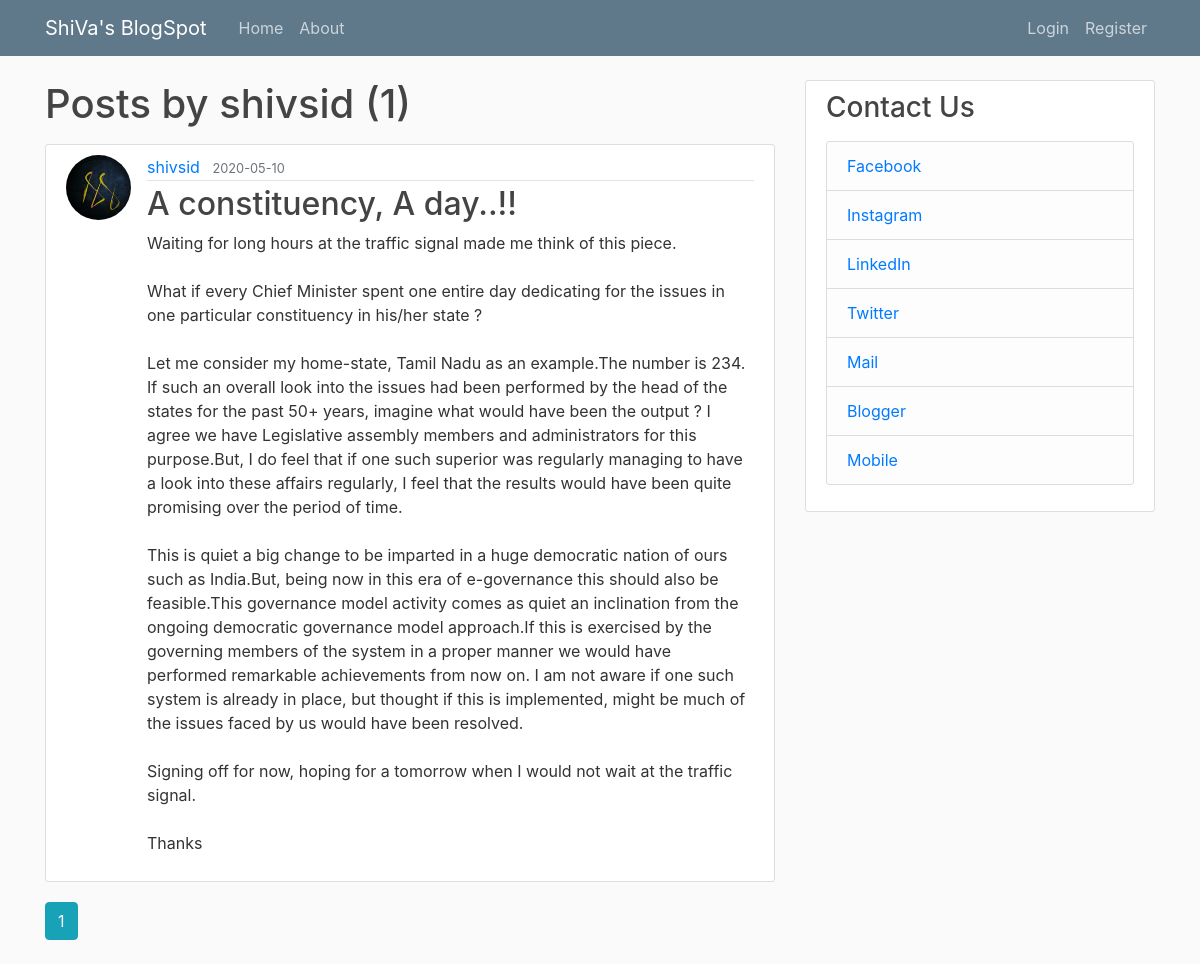
Page /user/shivsid on the committed database.
### flaskblog/models.py (models this page shows, shortened)
class User(db.Model,UserMixin):
    id=db.Column(db.Integer,primary_key=True)
    username=db.Column(db.String(20),unique=True,nullable=False)
    email=db.Column(db.String(120),unique=True,nullable=False)
    image_file=db.Column(db.String(20),nullable=False,default='default.jpg')
    password=db.Column(db.String(60),nullable=False)
    posts=db.relationship('Post',backref='author',lazy=True)

class Post(db.Model):
    id=db.Column(db.Integer,primary_key=True)
    title=db.Column(db.String(100),nullable=False)
    date_posted=db.Column(db.DateTime,nullable=False,default=datetime.utcnow)
    content=db.Column(db.Text, nullable=False)
    user_id=db.Column(db.Integer,db.ForeignKey('user.id'),nullable=False)

### flaskblog/users/routes.py (the view)
@users.route('/user/<string:username>')
def user_posts(username):
    page = request.args.get('page',1,type=int)
    user = User.query.filter_by(username=username).first_or_404()
    posts = Post.query.filter_by(author=user)\
        .order_by(Post.date_posted.desc())\
        .paginate(page=page,per_page=5)
    return render_template("user_posts.html",posts=posts,user=user)

### flaskblog/templates/user_posts.html
{% extends "layout.html" %}
{% block content %}
    <h1 class="mb-3">Posts by {{ user.username }} ({{ posts.total }})</h1>
    {% for post in posts.items %}
        <article class="media content-section">
            <img class="rounded-circle article-img" src="{{ url_for('static',filename='profile_pics/'+post.author.image_file)}}">
            <div class="media-body">
                <div class="article-metadata">
                    <a class="mr-2" href="{{ url_for('users.user_posts',username=post.author.username) }}">{{ post.author.username }}</a>
                    <small class="text-muted">{{ post.date_posted.strftime('%Y-%m-%d') }}</small>
                </div>
                <h2><a class="article-title" href="{{ url_for('posts.post',post_id=post.id)}}">{{ post.title }}</a></h2>
                <p class="article-content">{{ post.content }}</p>
            </div>
        </article>
    {% endfor %}
    {% for page_num in posts.iter_pages(left_edge=1, right_edge=1, left_current=1, right_current=2) %}
    {% if page_num %}
        {% if posts.page == page_num %}
            <a class="btn btn-info mb-4" href="{{ url_for('users.user_posts', username=user.username, page=page_num)}}">{{ page_num }}</a>
        {% else %}
            <a class="btn btn-outline-info mb-4" href="{{ url_for('users.user_posts', username=user.username, page=page_num)}}">{{ page_num }}</a>
        {% endif %}
    {% else %}
        ...
    {% endif %}
    {% endfor %}
{% endblock content %}

### flaskblog/static/main.css (style rules this page uses)
body { background: #fafafa; color: #333333; margin-top: 5rem; }
h1, h2, h3, h4, h5, h6 { color: #444444; }
.content-section { background: #ffffff; padding: 10px 20px; border: 1px solid #dddddd; border-radius: 3px; margin-bottom: 20px; }
.article-title { color: #444444; }
.article-content { white-space: pre-line; }
.article-img { height: 65px; width: 65px; margin-right: 16px; }
.article-metadata { padding-bottom: 1px; margin-bottom: 4px; border-bottom: 1px solid #e3e3e3 }

### rows in the picture
User: username "shivsid"
Post: image_file (picture), author.username "shivsid", date_posted "2020-05-10", title "A constituency, A day..!!", content "Waiting for long hours at the traffic signal made me think of this piece. What if every Chief Minister spent one entire day dedicating for the issues in one particular constituency in his/her state ? Let me consider my home-state, Tamil Nadu as an example.The number is 234. If such an overall look into the issues had been performed by the head of the states for the past 50+ years, imagine what would have been the output ? I agree we have Legislative assembly members and administrators for this purpose.But, I do feel that if one such superior was regularly managing to have a look into these affairs regularly, I feel that the results would have been quite promising over the period of time.…"

### other values in the picture
{{ posts.total }} "1"
{{ page_num }} "1"
